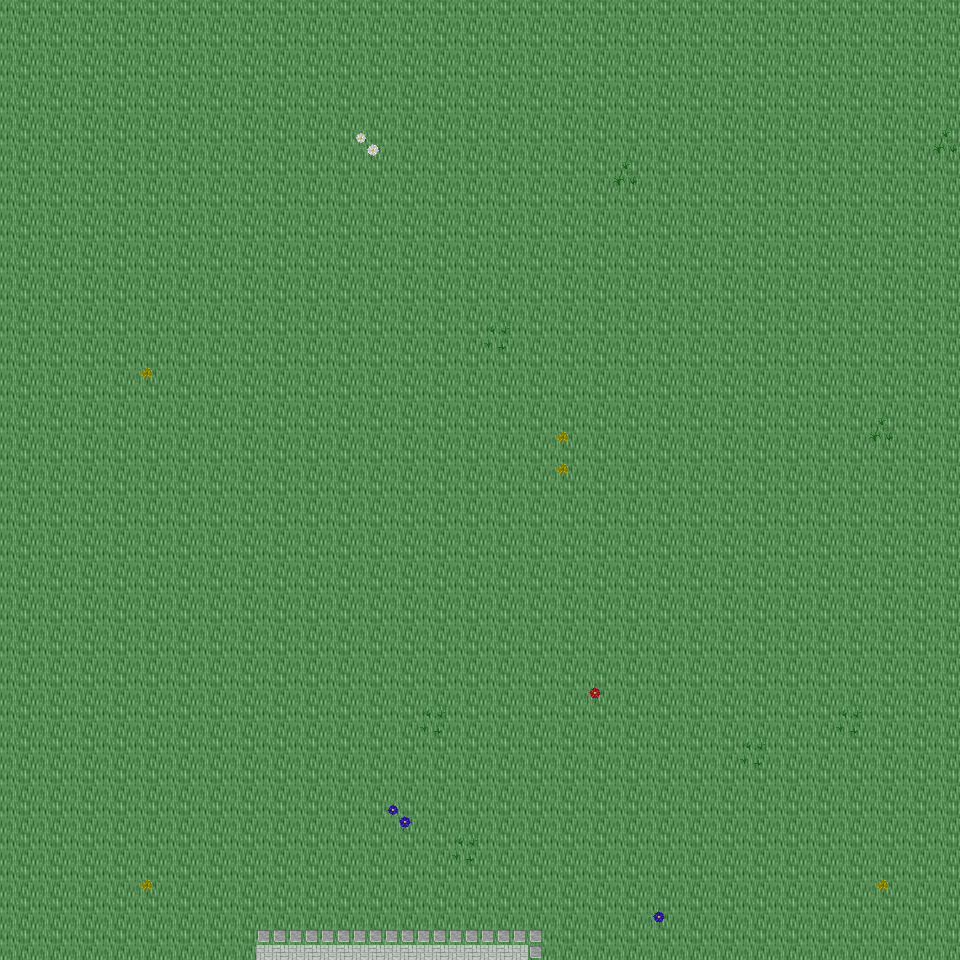

The image is a tile-based game level rendered from a .tmx file. Its description and source (layers, tilesets, objects; grid data summarised) follow:
An orthogonal 30x30 tile map with 32x32 px tiles, 6 tile layers (Ground, Object, Object2, Above, ...), 28 tilesets and 2 objects (2x mapExit).

<map version="1.0" orientation="orthogonal" renderorder="right-down" width="30" height="30" tilewidth="32" tileheight="32" nextobjectid="3">
  <tileset firstgid="1" name="tileset_ground_ground" tilewidth="32" tileheight="32" tilecount="33" columns="3">
    <image source="../drawable/tileset_ground_ground.png" width="96" height="352" />
  </tileset>
  <tileset firstgid="34" name="tileset_ground_water_pool" tilewidth="32" tileheight="32" tilecount="72" columns="3">
    <image source="../drawable/tileset_ground_water_pool.png" width="96" height="768" />
  </tileset>
  <tileset firstgid="106" name="tileset_plant_flower_daisy_red" tilewidth="32" tileheight="32" tilecount="8" columns="2">
    <image source="../drawable/tileset_plant_flower_daisy_red.png" width="64" height="128" />
  </tileset>
  <tileset firstgid="114" name="tileset_plant_flower_daisy_white" tilewidth="32" tileheight="32" tilecount="8" columns="2">
    <image source="../drawable/tileset_plant_flower_daisy_white.png" width="64" height="128" />
  </tileset>
  <tileset firstgid="122" name="tileset_plant_flower_daisy_yellow" tilewidth="32" tileheight="32" tilecount="8" columns="2">
    <image source="../drawable/tileset_plant_flower_daisy_yellow.png" width="64" height="128" />
  </tileset>
  <tileset firstgid="130" name="tileset_plant_flower_daisy_blue" tilewidth="32" tileheight="32" tilecount="8" columns="2">
    <image source="../drawable/tileset_plant_flower_daisy_blue.png" width="64" height="128" />
  </tileset>
  <tileset firstgid="138" name="tileset_plant_grasses" tilewidth="32" tileheight="32" tilecount="6" columns="3">
    <image source="../drawable/tileset_plant_grasses.png" width="96" height="64" />
  </tileset>
  <tileset firstgid="144" name="tileset_plant_tree_tree_darkgreen" tilewidth="32" tileheight="32" tilecount="88" columns="8">
    <image source="../drawable/tileset_plant_tree_tree_darkgreen.png" width="256" height="352" />
  </tileset>
  <tileset firstgid="232" name="tileset_ground_grass_edges" tilewidth="32" tileheight="32" tilecount="36" columns="12">
    <image source="../drawable/tileset_ground_grass_edges.png" width="384" height="96" />
  </tileset>
  <tileset firstgid="268" name="tileset_ground_grass_corners" tilewidth="32" tileheight="32" tilecount="24" columns="6">
    <image source="../drawable/tileset_ground_grass_corners.png" width="192" height="128" />
  </tileset>
  <tileset firstgid="292" name="tileset_furniture_table_long_side_on_pale" tilewidth="32" tileheight="32" tilecount="3" columns="3">
    <image source="../drawable/tileset_furniture_table_long_side_on_pale.png" width="96" height="32" />
  </tileset>
  <tileset firstgid="295" name="tileset_plant_stump_stump_brown" tilewidth="32" tileheight="32" tilecount="4" columns="2">
    <image source="../drawable/tileset_plant_stump_stump_brown.png" width="64" height="64" />
  </tileset>
  <tileset firstgid="299" name="tileset_item_sign_large" tilewidth="32" tileheight="32" tilecount="15" columns="5">
    <image source="../drawable/tileset_item_sign_large.png" width="160" height="96" />
  </tileset>
  <tileset firstgid="314" name="tileset_plant_stump_small_stump" tilewidth="32" tileheight="32" tilecount="4" columns="2">
    <image source="../drawable/tileset_plant_stump_small_stump.png" width="64" height="64" />
  </tileset>
  <tileset firstgid="318" name="tileset_building_wall_bricked_edges" tilewidth="32" tileheight="32" tilecount="25" columns="5">
    <image source="../drawable/tileset_building_wall_bricked_edges.png" width="160" height="160" />
  </tileset>
  <tileset firstgid="343" name="tileset_logic_creature_orc" tilewidth="32" tileheight="32" tilecount="6" columns="6">
    <image source="../drawable/tileset_logic_creature_orc.png" width="192" height="32" />
  </tileset>
  <tileset firstgid="349" name="tileset_logic_creature_animal" tilewidth="32" tileheight="32" tilecount="32" columns="8">
    <image source="../drawable/tileset_logic_creature_animal.png" width="256" height="128" />
  </tileset>
  <tileset firstgid="381" name="tileset_logic_item_resources" tilewidth="32" tileheight="32" tilecount="6" columns="6">
    <image source="../drawable/tileset_logic_item_resources.png" width="192" height="32" />
  </tileset>
  <tileset firstgid="387" name="tileset_logic_creature_golem" tilewidth="32" tileheight="32" tilecount="4" columns="4">
    <image source="../drawable/tileset_logic_creature_golem.png" width="128" height="32" />
  </tileset>
  <tileset firstgid="391" name="tileset_logic_collision" tilewidth="32" tileheight="32" tilecount="1" columns="1">
    <image source="../drawable/tileset_logic_collision.png" width="32" height="32" />
  </tileset>
  <tileset firstgid="392" name="tileset_object_boat" tilewidth="32" tileheight="32" tilecount="42" columns="6">
    <image source="../drawable/tileset_object_boat.png" width="192" height="224" />
  </tileset>
  <tileset firstgid="434" name="tileset_furniture_table_long_front_on_pale" tilewidth="32" tileheight="32" tilecount="3" columns="1">
    <image source="../drawable/tileset_furniture_table_long_front_on_pale.png" width="32" height="96" />
  </tileset>
  <tileset firstgid="437" name="tileset_ground_green_paving" tilewidth="32" tileheight="32" tilecount="18" columns="3">
    <image source="../drawable/tileset_ground_green_paving.png" width="96" height="192" />
  </tileset>
  <tileset firstgid="455" name="tileset_logic_protection" tilewidth="32" tileheight="32" tilecount="2" columns="2">
    <image source="../drawable/tileset_logic_protection.png" width="64" height="32" />
  </tileset>
  <tileset firstgid="457" name="tileset_furniture_bed_double_peach" tilewidth="32" tileheight="32" tilecount="8" columns="2">
    <image source="../drawable/tileset_furniture_bed_double_peach.png" width="64" height="128" />
  </tileset>
  <tileset firstgid="465" name="tileset_furniture_bed_double_red" tilewidth="32" tileheight="32" tilecount="8" columns="2">
    <image source="../drawable/tileset_furniture_bed_double_red.png" width="64" height="128" />
  </tileset>
  <tileset firstgid="473" name="tileset_logic_creature_undead_skeleton" tilewidth="32" tileheight="32" tilecount="6" columns="6">
    <image source="../drawable/tileset_logic_creature_undead_skeleton.png" width="192" height="32" />
  </tileset>
  <tileset firstgid="479" name="tileset_logic_creature_undead_specter" tilewidth="32" tileheight="32" tilecount="6" columns="6">
    <image source="../drawable/tileset_logic_creature_undead_specter.png" width="192" height="32" />
  </tileset>
  <layer name="Ground" width="30" height="30">
    <data>[900 cells, 900 non-empty, 1 distinct tile ids]</data>
  </layer>
  <layer name="Object" width="30" height="30">
    <data>[900 cells, 26 non-empty, 9 distinct tile ids]</data>
  </layer>
  <layer name="Object2" width="30" height="30">
    <data>[900 cells, 0 non-empty, 0 distinct tile ids]</data>
  </layer>
  <layer name="Above" width="30" height="30">
    <data>[900 cells, 0 non-empty, 0 distinct tile ids]</data>
  </layer>
  <layer name="Above2" width="30" height="30">
    <data>[900 cells, 0 non-empty, 0 distinct tile ids]</data>
  </layer>
  <layer name="Walkable" width="30" height="30">
    <data>[900 cells, 0 non-empty, 0 distinct tile ids]</data>
  </layer>
  <objectgroup name="MapEvents">
    <object id="1" name="south" type="mapExit" x="0" y="928" width="960" height="32">
      <properties>
        <property name="map" value="level_0_x208_y77" />
        <property name="x" value="0" />
        <property name="y" value="1" />
      </properties>
    </object>
    <object id="2" name="west" type="mapExit" x="0" y="0" width="32" height="960">
      <properties>
        <property name="map" value="level_0_x207_y76" />
        <property name="x" value="28" />
        <property name="y" value="0" />
      </properties>
    </object>
  </objectgroup>
</map>
